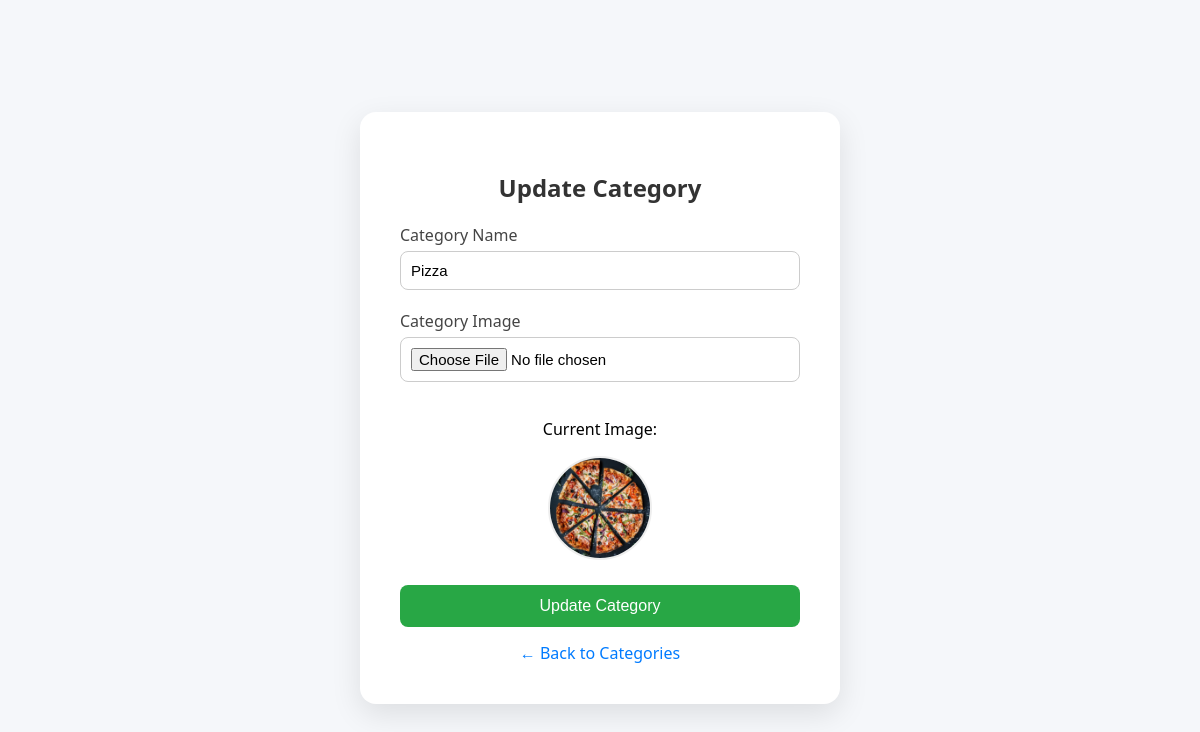
/menu/categories_update/1, run on the app's committed database.
### menu/models.py (models this page shows, shortened)
class Category(models.Model):
        name = models.CharField(max_length=256)
        image = models.ImageField(upload_to='category_images/')

### menu/views.py (the view, shortened to what this page needs)
# urls.py: path('categories_update/<int:pk>', categories_update, name='categories_update'),
def categories_update(request, pk):
    if request.method == "GET":
         obj = Category.objects.get(pk=pk)
         return render(request, "categories_update.html", {'obj':obj})

### templates/categories_update.html (shortened to what this page needs)
<!DOCTYPE html>
<html lang="en">
<head>
</head>
<body>
    <div class="update-container">
        <h2>Update Category</h2>
        <form method="POST" enctype="multipart/form-data">
            <label for="name">Category Name</label>
            <input type="text" id="name" name="name" value="{{ obj.name }}" required>
            <label for="image">Category Image</label>
            <input type="file" id="image" name="image">
            <div class="current-image">
                <p>Current Image:</p>
                <img src="{{ obj.image.url }}" alt="{{ obj.name }}">
            </div>
            <button type="submit">Update Category</button>
        </form>
        <div class="back-link">
            <a href="{% url 'menu_list' %}">← Back to Categories</a>
        </div>
    </div>
</body>
</html>

### templates/categories_update.html (style rules this page uses)
body { font-family: 'Segoe UI', sans-serif; background-color: #f5f7fa; display: flex; justify-content: center; align-items: center; height: 100vh; }
.update-container { background-color: #fff; padding: 40px; border-radius: 16px; box-shadow: 0 10px 30px rgba(0, 0, 0, 0.1); width: 400px; }
h2 { text-align: center; color: #333; margin-bottom: 20px; }
form { display: flex; flex-direction: column; }
label { margin-bottom: 5px; color: #444; font-weight: 500; }
input[type="text"], input[type="file"] { padding: 10px; margin-bottom: 20px; border: 1px solid #ccc; border-radius: 8px; font-size: 15px; }
.current-image { text-align: center; margin-bottom: 20px; }
.current-image img { width: 100px; height: 100px; object-fit: cover; border-radius: 50%; border: 2px solid #eee; }
button { padding: 12px; background-color: #28a745; border: none; border-radius: 8px; color: white; font-size: 16px; cursor: pointer; }
.back-link { text-align: center; margin-top: 15px; }
.back-link a { color: #007bff; text-decoration: none; }

### data on the page
Category: name "Pizza", image (picture)
